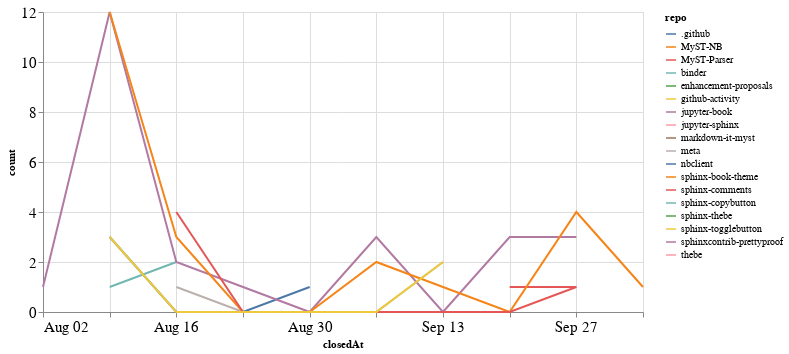

Notebook source saved alongside this figure:
### Code cell
closed_by_time = closed_by.groupby('repo').resample('W', on='closedAt').count()['author'].reset_index()
closed_by_time = closed_by_time.rename(columns={'author': 'count'})

alt.Chart(closed_by_time, width=600).mark_line().encode(
    x='closedAt',
    y='count',
    color='repo',
    tooltip="repo"
)

### Figure 1 — Vega-Lite specification as saved in the notebook (floating-point values rounded to 4 significant figures)
{"config": {"axisLeft": {"labelFontSize": 15}, "axisBottom": {"labelFontSize": 15}}, "data": {"name": "data-b1a9ba3e10f4d07a91705053c60dbea3"}, "mark": "line", "encoding": {"color": {"type": "nominal", "field": "repo"}, "tooltip": {"type": "nominal", "field": "repo"}, "x": {"type": "temporal", "field": "closedAt"}, "y": {"type": "quantitative", "field": "count"}}, "width": 600, "$schema": "https://vega.github.io/schema/vega-lite/v4.8.1.json", "datasets": {"data-b1a9ba3e10f4d07a91705053c60dbea3": [{"repo": ".github", "closedAt": "2020-08-09T00:00:00", "count": 3}, {"repo": ".github", "closedAt": "2020-08-16T00:00:00", "count": 0}, {"repo": ".github", "closedAt": "2020-08-23T00:00:00", "count": 0}, {"repo": ".github", "closedAt": "2020-08-30T00:00:00", "count": 1}, {"repo": "MyST-NB", "closedAt": "2020-09-06T00:00:00", "count": 1}, {"repo": "MyST-Parser", "closedAt": "2020-09-20T00:00:00", "count": 1}, {"repo": "MyST-Parser", "closedAt": "2020-09-27T00:00:00", "count": 1}, {"repo": "binder", "closedAt": "2020-08-09T00:00:00", "count": 1}, {"repo": "binder", "closedAt": "2020-08-16T00:00:00", "count": 2}, {"repo": "enhancement-proposals", "closedAt": "2020-08-30T00:00:00", "count": 1}, {"repo": "github-activity", "closedAt": "2020-08-09T00:00:00", "count": 2}, {"repo": "jupyter-book", "closedAt": "2020-08-02T00:00:00", "count": 1}, {"repo": "jupyter-book", "closedAt": "2020-08-09T00:00:00", "count": 12}, {"repo": "jupyter-book", "closedAt": "2020-08-16T00:00:00", "count": 2}, {"repo": "jupyter-book", "closedAt": "2020-08-23T00:00:00", "count": 1}, {"repo": "jupyter-book", "closedAt": "2020-08-30T00:00:00", "count": 0}, {"repo": "jupyter-book", "closedAt": "2020-09-06T00:00:00", "count": 3}, {"repo": "jupyter-book", "closedAt": "2020-09-13T00:00:00", "count": 0}, {"repo": "jupyter-book", "closedAt": "2020-09-20T00:00:00", "count": 3}, {"repo": "jupyter-book", "closedAt": "2020-09-27T00:00:00", "count": 3}, {"repo": "jupyter-sphinx", "closedAt": "2020-09-27T00:00:00", "count": 1}, {"repo": "markdown-it-myst", "closedAt": "2020-08-09T00:00:00", "count": 1}, {"repo": "meta", "closedAt": "2020-08-16T00:00:00", "count": 1}, {"repo": "meta", "closedAt": "2020-08-23T00:00:00", "count": 0}, {"repo": "meta", "closedAt": "2020-08-30T00:00:00", "count": 0}, {"repo": "meta", "closedAt": "2020-09-06T00:00:00", "count": 0}, {"repo": "meta", "closedAt": "2020-09-13T00:00:00", "count": 2}, {"repo": "nbclient", "closedAt": "2020-09-13T00:00:00", "count": 1}, {"repo": "sphinx-book-theme", "closedAt": "2020-08-09T00:00:00", "count": 12}, {"repo": "sphinx-book-theme", "closedAt": "2020-08-16T00:00:00", "count": 3}, {"repo": "sphinx-book-theme", "closedAt": "2020-08-23T00:00:00", "count": 0}, {"repo": "sphinx-book-theme", "closedAt": "2020-08-30T00:00:00", "count": 0}, {"repo": "sphinx-book-theme", "closedAt": "2020-09-06T00:00:00", "count": 2}, {"repo": "sphinx-book-theme", "closedAt": "2020-09-13T00:00:00", "count": 1}, {"repo": "sphinx-book-theme", "closedAt": "2020-09-20T00:00:00", "count": 0}, {"repo": "sphinx-book-theme", "closedAt": "2020-09-27T00:00:00", "count": 4}, {"repo": "sphinx-book-theme", "closedAt": "2020-10-04T00:00:00", "count": 1}, {"repo": "sphinx-comments", "closedAt": "2020-08-16T00:00:00", "count": 4}, {"repo": "sphinx-comments", "closedAt": "2020-08-23T00:00:00", "count": 0}, {"repo": "sphinx-comments", "closedAt": "2020-08-30T00:00:00", "count": 0}, {"repo": "sphinx-comments", "closedAt": "2020-09-06T00:00:00", "count": 0}, {"repo": "sphinx-comments", "closedAt": "2020-09-13T00:00:00", "count": 0}, {"repo": "sphinx-comments", "closedAt": "2020-09-20T00:00:00", "count": 0}, {"repo": "sphinx-comments", "closedAt": "2020-09-27T00:00:00", "count": 1}, {"repo": "sphinx-copybutton", "closedAt": "2020-09-27T00:00:00", "count": 1}, {"repo": "sphinx-thebe", "closedAt": "2020-08-16T00:00:00", "count": 1}, {"repo": "sphinx-togglebutton", "closedAt": "2020-08-09T00:00:00", "count": 3}, {"repo": "sphinx-togglebutton", "closedAt": "2020-08-16T00:00:00", "count": 0}, {"repo": "sphinx-togglebutton", "closedAt": "2020-08-23T00:00:00", "count": 0}, {"repo": "sphinx-togglebutton", "closedAt": "2020-08-30T00:00:00", "count": 0}, {"repo": "sphinx-togglebutton", "closedAt": "2020-09-06T00:00:00", "count": 0}, {"repo": "sphinx-togglebutton", "closedAt": "2020-09-13T00:00:00", "count": 2}, {"repo": "sphinxcontrib-prettyproof", "closedAt": "2020-09-27T00:00:00", "count": 1}, {"repo": "thebe", "closedAt": "2020-08-16T00:00:00", "count": 1}]}}
